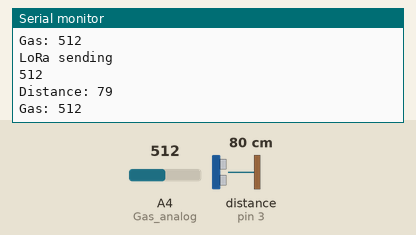
Recording of a sketch running on a simulated Arduino Uno, built with avr-gcc and run on an emulated ATmega328P. Shown: the last lines printed to the serial monitor. Wiring (inferred from the names in the program): ultrasonic range finder: trigger pin 4; echo pin 3. The test bench sets the inputs (shaded band); at power-on: distance to the obstacle (sensor on pin 3) 80 cm, A4 (Gas_analog) = 512. The echo pulse lasts 58.3 µs per cm; no radio packets arrive unless stated.

Above: at 1.8 s.
1.9 s: distance to the obstacle (sensor on pin 3) set to 2 cm
At 3.0 s:
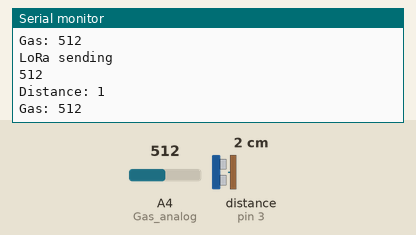
3.4 s: A4 (Gas_analog) set to 716
At 4.6 s:
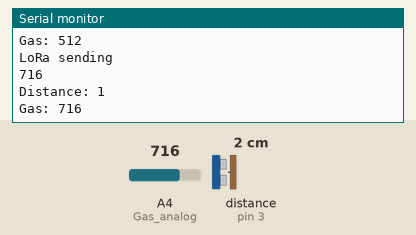
4.9 s: distance to the obstacle (sensor on pin 3) set to 4 cm
At 6.2 s:
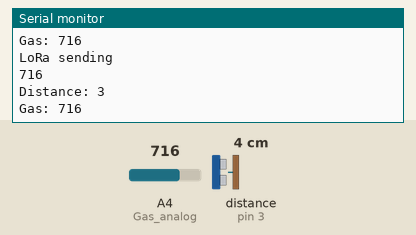
6.4 s: A4 (Gas_analog) set to 900
At 8.3 s:
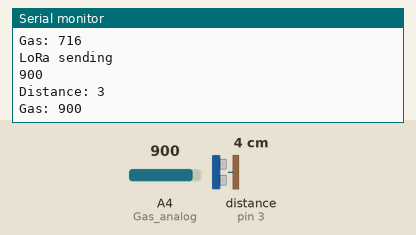
Timing chart, 0 to 8.9 s (numbered marks = the images above; inputs shaded):
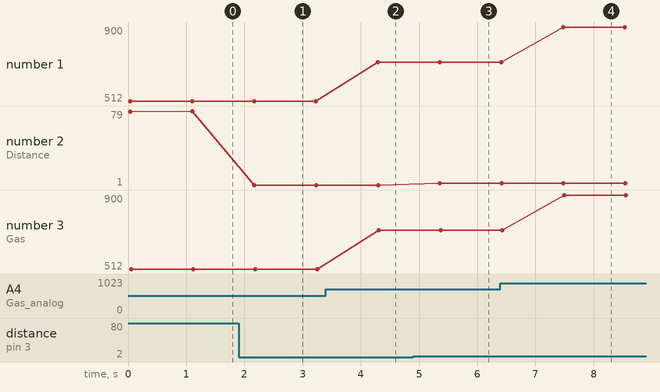

The sketch:

Node-Sensor-Lora.ino
```cpp
#include <SPI.h>
#include <LoRa.h>


int pot = A0;
int Gas_analog = A4;    // used for ESP32
const int trigPin = 4;
const int echoPin = 3;
long duration;
int distance;


///////////////////////////////////////////////////////////////////////
///////////////////////////////////////////////////////////////////////
void setup() {
  Serial.begin(9600);
  pinMode(pot,INPUT);
    pinMode(trigPin, OUTPUT); // Sets the trigPin as an Output
  pinMode(echoPin, INPUT); // Sets the echoPin as an Input

  while (!Serial);
  Serial.println("LoRa Sender");
  if (!LoRa.begin(433E6)) { // or 915E6, the MHz speed of yout module
    Serial.println("Starting LoRa failed!");
    while (1);
  }
}

///////////////////////////////////////////////////////////////////////
///////////////////////////////////////////////////////////////////////
void loop() {
  Serial.println("LoRa sending");
  int gassensorAnalog = analogRead(Gas_analog);
  Serial.println(gassensorAnalog);

    int distance=DistanceCal();

    Serial.print("Distance: ");
    Serial.println(distance);

    Serial.print("Gas: ");
    Serial.println(gassensorAnalog);

    LoRa.beginPacket();
    LoRa.print(gassensorAnalog);
    LoRa.print(distance);
    LoRa.endPacket();
    delay(1000);


}


int DistanceCal()
{
  digitalWrite(trigPin, LOW);
  delayMicroseconds(2);
  // Sets the trigPin on HIGH state for 10 micro seconds
  digitalWrite(trigPin, HIGH);
  delayMicroseconds(10);
  digitalWrite(trigPin, LOW);
  // Reads the echoPin, returns the sound wave travel time in microseconds
  long duration = pulseIn(echoPin, HIGH);
  // Calculating the distance
  int distance = duration * 0.034 / 2;
  // Prints the distance on the Serial Monitor
  return distance;
  }
```

Measured:
- after the input at 1.9 s, the serial monitor: prints a new line after 0.27 s (image 1)
- after the input at 3.4 s, the serial monitor: prints a new line after 0.89 s (image 2)
- after the input at 4.9 s, the serial monitor: prints a new line after 0.46 s (image 3)
- after the input at 6.4 s, the serial monitor: prints a new line after 1.1 s (image 4)
- plotted number 1: 512 → 716 after the input at 3.4 s, 716 → 900 after the input at 6.4 s
- plotted number 2: 79 → 1 after the input at 1.9 s, 1 → 3 after the input at 4.9 s
- plotted number 3: 512 → 716 after the input at 3.4 s, 716 → 900 after the input at 6.4 s
